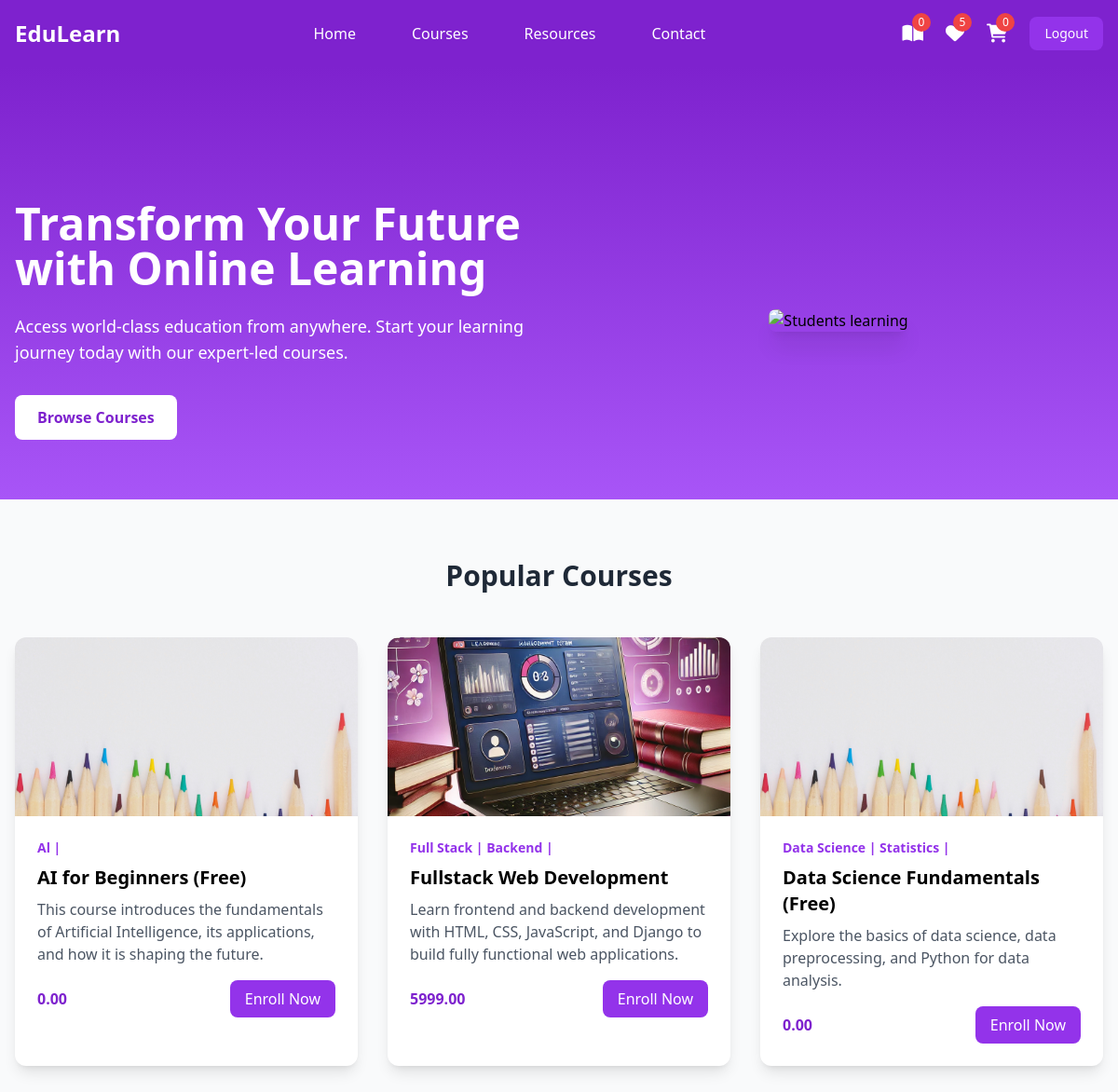
The app's page /student/index/ (signed in) with its own data.
### instructor/models.py (models this page shows, shortened)
class User(AbstractUser):
    ROLE_CHOICES =(
        ("instructor","Instructor"),
        ("student","Student")
    )
    role=models.CharField(max_length=20,choices=ROLE_CHOICES,default="student")

class Course(models.Model):
    title=models.CharField(max_length=200)
    description=models.TextField()
    price=models.DecimalField(decimal_places=2,max_digits=7)
    owner=models.ForeignKey(User,on_delete=models.SET_NULL,related_name="courses",null=True)
    is_free=models.BooleanField(default=False)
    picture=models.ImageField(upload_to="courseimages",null=True,blank=True,default="courseimages/default.png")
    thumbnail=EmbedVideoField()
    category_objects=models.ManyToManyField(Category)
    created_at=models.DateTimeField(auto_now_add=True)
    updated_at=models.DateTimeField(auto_now=True)

class Category(models.Model):
    name=models.CharField(max_length=200,unique=True)
    def __str__(self):
        return self.name

### student/views.py (the view)
# urls.py: path("index/",views.IndexView.as_view(),name="index"),
@method_decorator(signin_required,name="dispatch")
class IndexView(View):
   def get(self,request,*args,**kwargs):
       all_courses=Course.objects.all()
       purchased_courses=Order.objects.filter(student=request.user).values_list("course_objects",flat=True)
       print(purchased_courses,"=========================")
       return render(request,"home.html",{"courses":all_courses,"purchased_courses":purchased_courses})

### student/context_processors.py (called while the page is built)
def course_context(request):
    count=0
    if request.user.is_authenticated:
        orders=request.user.purchase.filter(is_paid=True)
        count=len([c for o in orders for c in o.course_objects.all()])
    return {"count":count}

### student/templates/home.html
{%extends 'base.html'%}
{%block main_block%}
<section class="pt-20 bg-gradient-to-b from-purple-700 to-purple-500">
    <div class="max-w-screen-xl mx-auto px-4 py-16 grid md:grid-cols-2 gap-8 items-center">
        <div class="text-white">
            <h1 class="text-4xl md:text-5xl font-bold mb-6">Transform Your Future with Online Learning</h1>
            <p class="text-lg mb-8">Access world-class education from anywhere. Start your learning journey today with our expert-led courses.</p>
            <button class="bg-white text-purple-700 hover:bg-purple-100 px-6 py-3 rounded-lg font-semibold transition duration-300">
                Browse Courses
            </button>
        </div>
        <div class="flex justify-center">
            <img src="/api/placeholder/600/400" alt="Students learning" class="rounded-lg shadow-xl">
        </div>
    </div>
</section>
<section class="max-w-screen-xl mx-auto px-4 py-16">
    <h2 class="text-3xl font-bold text-center mb-12 text-gray-800">Popular Courses</h2>
    <div class="grid grid-cols-1 md:grid-cols-3 gap-8">
        {%for c in courses%}
        <div class="bg-white rounded-xl shadow-lg overflow-hidden transform transition duration-300 hover:scale-105 hover:shadow-xl">
            <img src="{{c.picture.url}}" alt="Course 1" class="w-full h-48 object-cover">
            <div class="p-6">
                <div class="text-purple-600 text-sm font-semibold mb-2">
                    {%for cat in c.category_objects.all%}
                        <span>{{cat}} |</span>
                    {%endfor%}
                </div>
                <h3 class="text-xl font-bold mb-2">{{c.title}}</h3>
                <p class="text-gray-600 mb-4">{{c.description}}</p>
                <div class="flex justify-between items-center">
                    <span class="text-purple-700 font-bold">{{c.price}}</span>
                        {%if c.id in purchased_courses%}
                        <a href="" class="bg-purple-600 text-white px-4 py-2 rounded-lg hover:bg-purple-700 transition duration-300">
                            Enrolled
                        </a>
                        {%else%}
                        <a href="{%url 'course-detail' c.id%}" class="bg-purple-600 text-white px-4 py-2 rounded-lg hover:bg-purple-700 transition duration-300">
                            Enroll Now
                        </a>
                        {%endif%}
                </div>
            </div>
        </div>
        {%endfor%}
    </div>
</section>
{%endblock%}

### student/templates/base.html (shortened to what this page needs)
<!DOCTYPE html>
<html lang="en">
<head>
    <script src="https://cdn.tailwindcss.com"></script>
    <link href="https://cdnjs.cloudflare.com/ajax/libs/font-awesome/6.0.0/css/all.min.css" rel="stylesheet">
</head>
<body class="bg-gray-50">
    <nav class="bg-purple-700 fixed w-full z-20 top-0 left-0 sticky">
        <div class="max-w-screen-xl flex flex-wrap items-center justify-between mx-auto p-4">
            <a href="#" class="flex items-center">
                <span class="self-center text-2xl font-semibold text-white">EduLearn</span>
            </a>
            <div class="items-center justify-between hidden w-full md:flex md:w-auto md:order-1">
                <ul class="flex flex-col p-4 md:p-0 mt-4 font-medium md:flex-row md:space-x-8 md:mt-0">
                    <li><a href="#" class="block py-2 pl-3 pr-4 text-white hover:text-purple-200">Home</a></li>
                    <li><a href="{%url 'mycourses'%}" class="block py-2 pl-3 pr-4 text-white hover:text-purple-200">Courses</a></li>
                    <li><a href="#" class="block py-2 pl-3 pr-4 text-white hover:text-purple-200">Resources</a></li>
                    <li><a href="#" class="block py-2 pl-3 pr-4 text-white hover:text-purple-200">Contact</a></li>
                </ul>
            </div>
            <div class="flex items-center space-x-6 md:order-2">
                <div class="relative group">
                    <a href="{%url 'mycourses'%}" class="text-white hover:text-purple-200">
                        <i class="fas fa-book-open text-xl"></i>
                        <span class="absolute -top-2 -right-2 bg-red-500 text-white text-xs rounded-full h-5 w-5 flex items-center justify-center">{{count}}</span>
                    </a>
                </div>
                <div class="relative group">
                    <a href="#" class="text-white hover:text-purple-200">
                        <i class="fas fa-heart text-xl"></i>
                        <span class="absolute -top-2 -right-2 bg-red-500 text-white text-xs rounded-full h-5 w-5 flex items-center justify-center">5</span>
                    </a>
                </div>
                <div class="relative group">
                    <a href="{%url 'cart-summary'%}" class="text-white hover:text-purple-200">
                        <i class="fas fa-shopping-cart text-xl"></i>
                        <span class="absolute -top-2 -right-2 bg-red-500 text-white text-xs rounded-full h-5 w-5 flex items-center justify-center">{{request.user.basket.all.count}}</span>
                    </a>
                </div>
               <a href="{%url 'signout'%}">
                 <button class="text-white bg-purple-600 hover:bg-purple-800 focus:ring-4 focus:outline-none focus:ring-purple-300 font-medium rounded-lg text-sm px-4 py-2 text-center">
                    Logout
                 </button>
                </a>
            </div>
        </div>
    </nav>
    <div class="sticky top-10">
        {%block main_block%}
        {%endblock%}
    </div>
</body>
</html>

### records on screen
User: user.basket.all.count "0"
Course: picture (picture), title "AI for Beginners (Free)", description "This course introduces the fundamentals of Artificial Intelligence, its applications, and how it is shaping the future.", price "0.00", shows "Enroll Now"
Category: name "Al"
Course: picture (picture), title "Fullstack Web Development", description "Learn frontend and backend development with HTML, CSS, JavaScript, and Django to build fully functional web applications.", price "5999.00", shows "Enroll Now"
Category: name "Full Stack"
Category: name "Backend"
Course: picture (picture), title "Data Science Fundamentals (Free)", description "Explore the basics of data science, data preprocessing, and Python for data analysis.", price "0.00", shows "Enroll Now"
Category: name "Data Science"
Category: name "Statistics"

### other values on screen
{{ count }} "0"
